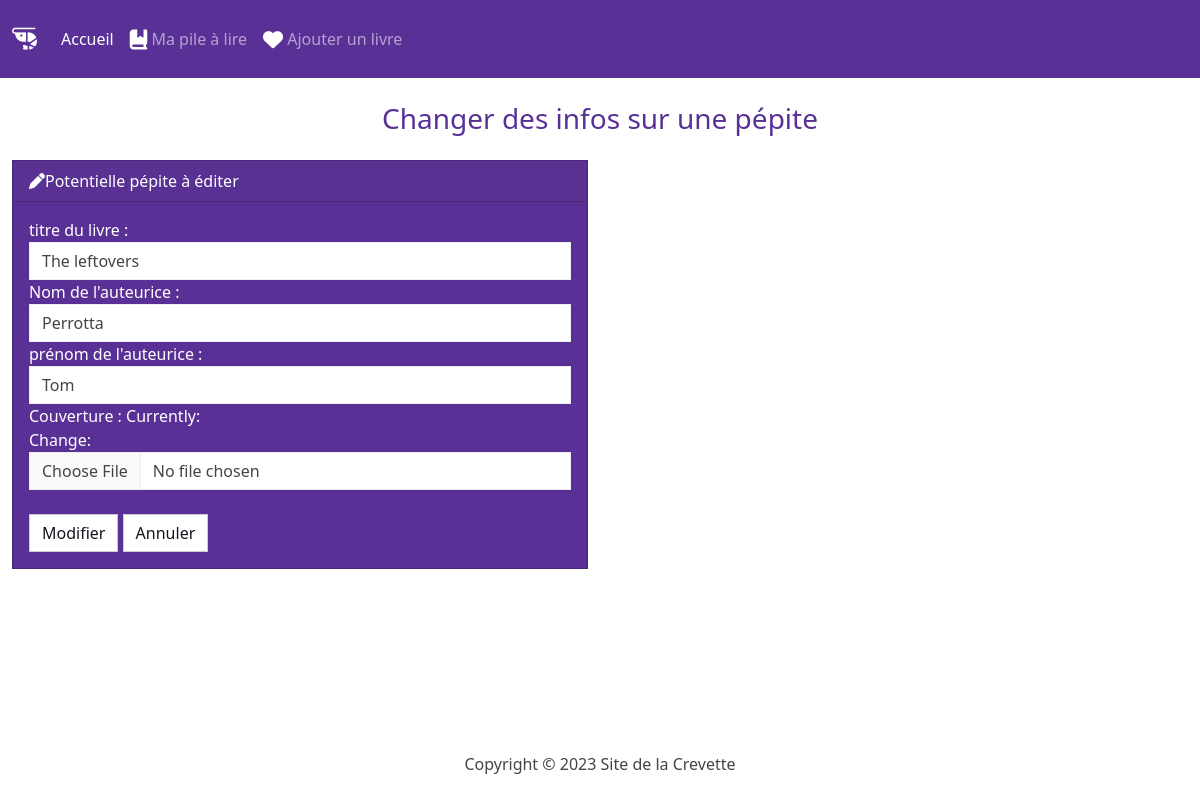
/edit/6, run on the app's committed database.
### books/models.py (models this page shows, shortened)
class Books(models.Model):
    titre_livre = models.CharField(max_length=150)
    nom_auteurice = models.CharField(max_length=50)
    prenom_auteurice = models.CharField(max_length=50)
    couverture = models.ImageField(upload_to='pics')

### books/views.py (the view)
# urls.py: path('edit/<int:id>', views.edit, name='edit'),
def edit(request, id):
    book = Books.objects.get(pk=id)
    if request.method == 'POST':
        form = BooksForm(request.POST, request.FILES, instance=book)
        if form.is_valid():
            book.titre_livre = request.POST['titre_livre']
            book.nom_auteurice = request.POST['nom_auteurice']
            book.prenom_auteurice =  request.POST['prenom_auteurice']
            new_couverture = request.POST['couverture']
            if new_couverture:
                book.couverture = new_couverture
            book.save()
            return render(request, 'edit.html', {'form' : form, 'success' : True })
    else:
        form = BooksForm(instance=book)
        return render(request, 'edit.html', {'form' : form })

### books/forms.py
class BooksForm(forms.ModelForm):
    class Meta:
        model = Books
        fields = ['titre_livre', 'nom_auteurice', 'prenom_auteurice', 'couverture']
        labels = {
        'titre_livre' : "titre du livre  ",
        'nom_auteurice' : "Nom de l'auteurice  ",
        'prenom_auteurice' : "prénom de l'auteurice  ",
        'couverture' : "Couverture "
        }
        widgets = {'titre_livre' : forms.TextInput(attrs={'class': 'form-control'}),
                   'nom_auteurice' : forms.TextInput(attrs={'class': 'form-control'}),
                    'prenom_auteurice' : forms.TextInput(attrs={'class': 'form-control'}),
                    'couverture' : forms.ClearableFileInput(attrs={'class': 'form-control'})
                    }

### books/templates/edit.html (shortened to what this page needs)
{% load static %}
<!DOCTYPE html>
<html lang="fr">
<head>
    <link href="{% static 'css/bootstrap.css' %}" rel="stylesheet">
    <link rel="stylesheet" href="https://cdnjs.cloudflare.com/ajax/libs/font-awesome/6.4.2/css/all.min.css" />
</head>
<body class="d-flex flex-column min-vh-100">
    <nav class="navbar navbar-expand-lg bg-primary" data-bs-theme="dark">
        <div class="container-fluid">
          <a class="navbar-brand" href="#"><i class="fa-solid fa-shrimp fa-shake fa-lg" style="color: #ffffff;" fa-lg></i></a>
          <div class="collapse navbar-collapse" id="navbarColor01">
            <ul class="navbar-nav me-auto">
              <li class="nav-item">
                <a class="nav-link active" href="{% url 'index' %}">Accueil
                </a>
              </li>
              <li class="nav-item">
                <a class="nav-link" href="{% url 'pilealire' %}"><i class="fa-solid fa-book-bookmark fa-lg" style="color: #ffffff;"></i> Ma pile à lire</a>
              </li>
              <li class="nav-item">
                <a class="nav-link" href="{% url 'ajout' %}"><i class="fa-solid fa-heart fa-lg" style="color: #ffffff;"></i> Ajouter un livre</a>
              </li>
                </div>
          </div>
      </nav>
      <div class="container-fluid">
        {% block body %}
        <h3 class=" text-center m-4" style="color:#593196">Changer des infos sur une pépite</h3>
        {% if success %}
          <div class="alert alert-success" role="alert">
            Potentielle pépite modifiée avec succès !
            <a href="{% url 'pilealire' %}" class="alert-link">Clique ici pour l'observer amoureusement dans la liste</a>
          </div>
        {% else %}
          <div class="row justify-conent-center">
            <div class="col-6">
              <div class="card text-white bg-primary mb-3" style="width: 100%;">
                <div class="card-header"><i class="fa-solid fa-pen" fa-lg style="color: #ffffff;"></i>Potentielle pépite à éditer</div>
                <div class="card-body">
                  <form action="" method="POST" enctype="multipart/form-data">
                    {{ form }}<br>
                    <button type="submit" class="btn btn-secondary">Modifier</button>
                    <a href="{% url 'pilealire' %}" class="btn btn-secondary">Annuler</a>
                  </form>
                </div>
              </div>
            </div>
          </div>
        {% endif %}
        {% endblock %}
      </div>
      <footer class="mt-auto mb-4">
        <div class="text-center">
          <span>
            Copyright &copy; <script>document.write(new Date().getFullYear())</script> Site de la Crevette
          </span>
        </div>
      </footer>
</body>
</html>

### data on the page
Books: titre_livre "The leftovers", nom_auteurice "Perrotta", prenom_auteurice "Tom"
